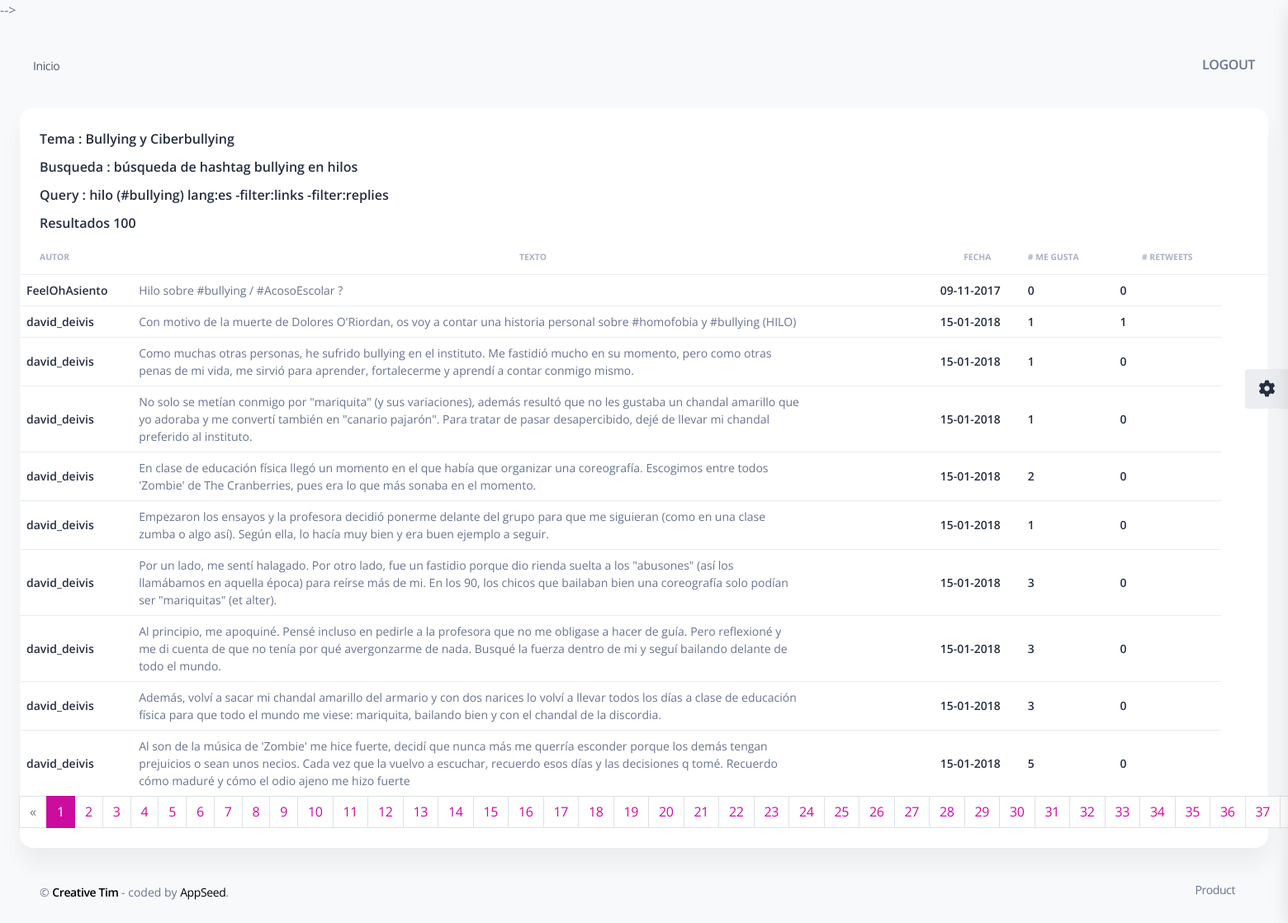
Screenshot of /resultados/1/ with the database file from the repository.
### twitter/models.py (models this page shows, shortened)
class Tema(models.Model):
    tema = models.CharField(max_length=200)
    descripcion = models.TextField(null=True)
    fcreacion = models.DateField('Fecha Creación',auto_now_add=True)
    autor = models.ForeignKey(settings.AUTH_USER_MODEL,on_delete=models.RESTRICT, blank=True, null=True)
    contexto = models.TextField(max_length=300)
    def __str__(self):
        return self.tema

class Busqueda(models.Model):
    query = models.CharField(max_length=300)
    descripcion = models.CharField(max_length=300)
    numero_resultados = models.PositiveIntegerField(validators=[MinValueValidator(0)])
    numero_respuestas = models.PositiveIntegerField(validators=[MinValueValidator(0)])
    fbusqueda = models.DateField('Fecha',auto_now_add=True)
    reciente = models.BooleanField (null=True)
    buscar_respuestas = models.BooleanField (null=True)
    autor = models.ForeignKey(settings.AUTH_USER_MODEL,on_delete=models.RESTRICT, blank=True, null=True)
    tema = models.ForeignKey(Tema, on_delete=models.RESTRICT)
    tweets = models.ManyToManyField(Tweet)
    def __str__(self):
        return self.descripcion

class Tweet(models.Model):
    id_tweet = models.BigIntegerField(primary_key=True)
    texto = models.CharField(max_length=4000)
    texto_limpio = models.CharField(null=True,max_length=4000)
    autor = models.ForeignKey(Autor, on_delete=models.RESTRICT)
    fcreacion = models.DateTimeField('Fecha Creación')
    retweets = models.IntegerField(null=True)
    respuestas = models.IntegerField(null=True)
    megusta = models.IntegerField(null=True)
    citas = models.IntegerField(null=True)
    vistas = models.IntegerField(null=True)
    retweet = models.BooleanField (null=True)
    tweet_url = models.CharField(max_length=600, blank=True, null=True)
    mentions = models.CharField(max_length=600, blank=True, null=True)
    hashtags = models.CharField(max_length=600, blank=True, null=True)
    sentimiento= models.FloatField(null=True)
    respuesta_de = models.ForeignKey('self', on_delete=models.RESTRICT,null=True)

class Autor(models.Model):
    id_autor= models.BigIntegerField(primary_key=True)
    nombre = models.CharField(max_length=150)
    nombre_usuario = models.CharField(max_length=150)
    numero_seguidores = models.IntegerField(null=True)
    def __str__(self):
        return self.nombre_usuario

### twitter/views.py (the view)
# urls.py: path("resultados/<int:id_busqueda>/", ResultadoBusqueda.as_view(),name='resultado_busqueda'),
class ResultadoBusqueda(ListView):
    paginate_by = 10
    template_name = 'paginas/Resultados/resultados_busqueda.html'
    model = Tweet
    context_object_name='resultados'
    def get_context_data(self, **kwargs):
        context=super().get_context_data(**kwargs)
        context["tema"]=self.tema
        context["busqueda"]=self.busqueda
        return context
    def get_queryset(self):
        print("get_queryset==")
        print(self.kwargs)
        print(self.kwargs["id_busqueda"])
        self.busqueda = get_object_or_404(Busqueda, id=self.kwargs["id_busqueda"])
        print(self.busqueda)
        self.tema = self.busqueda.tema
        print(self.tema)
        p = process_tweets()
        print(p.preprocesar_tweets(self.kwargs["id_busqueda"]))
        print("dataframe busquedas")
        return Tweet.objects.filter(busqueda=self.busqueda)

### twitter/util/functions.py (called while the page is built)
def to_lower(input_data):
    return input_data.apply(lambda x: x.lower())

def clean(text):
    text = re.sub(r"#(\w+)",'', text)
    text = re.sub('\S*@\S*\s?', '', text)  # remove emails
    return text

def clean_text(input_data):
    return input_data.apply(lambda x: clean(x))

def clean_text_spacy(input_data):
    return input_data.apply(lambda x: clean_spacy(x))

def clean_spacy(text):
    resultado = list()
    for token in nlp(text):
        if not token.is_punct and not token.is_space and not token.is_stop and not token.like_num and not token.pos_ == "PROPN" and len(token.lemma_)>3 and not token.lemma_=="abrir" and not token.lemma_=="hilo":
            resultado.append(token.lemma_.split()[0])
    return " ".join(resultado)

### twitter/templates/paginas/Resultados/resultados_busqueda.html (shortened to what this page needs)
{% extends 'layouts/base.html' %}
{% block content %}
<div class="container-fluid py-4">
  <div class="row">
    <div class="col-12">
      <div class="card mb-4">
        {% if resultados %}
        <div class="card-header pb-0">
          <h6>Tema : {{tema}}</h6>
          <h6>Busqueda : {{busqueda}}</h6>
          <h6>Query : {{busqueda.query}} </h6>
          <h6>Resultados {{busqueda.numero_resultados}}</h6>
        </div>
        <div class="card-body px-0 pt-0 pb-2">
          <div class="table-responsive-lg">
            <table class="table table-stripped align-items-center mb-0">
              <thead>
                <tr>
                  <th class="text-uppercase text-secondary text-xxs font-weight-bolder opacity-7">Autor</th>
                  <th class="text-center text-uppercase text-secondary text-xxs font-weight-bolder opacity-7">
                    Texto
                  </th>
                  <th class="text-center text-uppercase text-secondary text-xxs font-weight-bolder opacity-7">Fecha</th>
                  <th class="text-uppercase text-secondary text-xxs font-weight-bolder opacity-7 ps-2"># Me Gusta</th>
                  <th class="text-center text-uppercase text-secondary text-xxs font-weight-bolder opacity-7"># Retweets</th>
                  <th class="text-secondary opacity-7"></th>
                </tr>
              </thead>
              <tbody>
                {% for tweet in resultados %}
                <tr>
                  <td>
                    <h6 class="mb-0 text-sm">{{tweet.autor}}</h6>
                  </td>
                  <td>
                    <div class="mb-0 text-sm text-wrap" style="width: 50rem;">
                      {{tweet.texto}}
                    </div>
                  </td>
                  <td>
                    <h6 class="mb-0 text-sm">{{tweet.fcreacion|date:'d-m-Y'}}</h6>
                  </td>
                  <td>
                    <h6 class="mb-0 text-sm">{{tweet.megusta}}</h6>
                  </td>
                  <td>
                    <h6 class="mb-0 text-sm">{{tweet.retweets}}</h6>
                  </td>
                </tr>
                {% endfor %}
              </tbody>
            </table>
            {% if is_paginated %}
  <ul class="pagination">
    <li class="page-item">
      {% if page_obj.has_previous %}
      <li class="page-item "><a class="page-link" href="?page={{ page_obj.previous_page_number }}">&laquo;</a></li>
    {% else %}
      <li class="disabled page-item"><span class="page-link"> &laquo;</span></li>
    {% endif %}
    {% for i in paginator.page_range %}
      {% if page_obj.number == i %}
          <li class="page-item active" aria-current="page">
            <span class="page-link">{{ i }}</span>
          </li>
      {% else %}
        <li class="page-item"><a class="page-link" href="?page={{ i }}">{{ i }}</a></li>
      {% endif %}
    {% endfor %}
    </li>
  </ul>
{% endif %}
            {% else %}
            <div class="card-header pb-0">
              <h6>No hay resultados para busquedas.</h6>
            </div>
            {% endif%}
          </div>
        </div>
      </div>
    </div>
  </div>
  {% include "includes/footer.html" %}
</div>
{% endblock content %}

### rows the page displays
Tema: tema "Bullying y Ciberbullying"
Busqueda: descripcion "búsqueda de hashtag bullying en hilos", query "hilo (#bullying) lang:es -filter:links -filter:replies", numero_resultados "100"
Tweet: autor "FeelOhAsiento", texto "Hilo sobre #bullying / #AcosoEscolar ?", fcreacion "09-11-2017", megusta "0", retweets "0"
Tweet: autor "david_deivis", texto "Con motivo de la muerte de Dolores O'Riordan, os voy a contar una historia personal sobre #homofobia y #bullying (HILO)", fcreacion "15-01-2018", megusta "1", retweets "1"
Tweet: autor "david_deivis", texto "Como muchas otras personas, he sufrido bullying en el instituto. Me fastidió mucho en su momento, pero como otras penas de mi vida, me sirvió para aprender, fortalecerme y aprendí a contar conmigo mismo.", fcreacion "15-01-2018", megusta "1", retweets "0"
Tweet: autor "david_deivis", texto "No solo se metían conmigo por \"mariquita\" (y sus variaciones), además resultó que no les gustaba un chandal amarillo que yo adoraba y me convertí también en \"canario pajarón\". Para tratar de pasar desapercibido, dejé de llevar mi chandal preferido al instituto.", fcreacion "15-01-2018", megusta "1", retweets "0"
Tweet: autor "david_deivis", texto "En clase de educación física llegó un momento en el que había que organizar una coreografía. Escogimos entre todos 'Zombie' de The Cranberries, pues era lo que más sonaba en el momento.", fcreacion "15-01-2018", megusta "2", retweets "0"
Tweet: autor "david_deivis", texto "Empezaron los ensayos y la profesora decidió ponerme delante del grupo para que me siguieran (como en una clase zumba o algo así). Según ella, lo hacía muy bien y era buen ejemplo a seguir.", fcreacion "15-01-2018", megusta "1", retweets "0"
Tweet: autor "david_deivis", texto "Por un lado, me sentí halagado. Por otro lado, fue un fastidio porque dio rienda suelta a los \"abusones\" (así los llamábamos en aquella época) para reírse más de mi. En los 90, los chicos que bailaban bien una coreografía solo podían ser \"mariquitas\" (et alter).", fcreacion "15-01-2018", megusta "3", retweets "0"
Tweet: autor "david_deivis", texto "Al principio, me apoquiné. Pensé incluso en pedirle a la profesora que no me obligase a hacer de guía. Pero reflexioné y me di cuenta de que no tenía por qué avergonzarme de nada. Busqué la fuerza dentro de mi y seguí bailando delante de todo el mundo.", fcreacion "15-01-2018", megusta "3", retweets "0"
Tweet: autor "david_deivis", texto "Además, volví a sacar mi chandal amarillo del armario y con dos narices lo volví a llevar todos los días a clase de educación física para que todo el mundo me viese: mariquita, bailando bien y con el chandal de la discordia.", fcreacion "15-01-2018", megusta "3", retweets "0"
Tweet: autor "david_deivis", texto "Al son de la música de 'Zombie' me hice fuerte, decidí que nunca más me querría esconder porque los demás tengan prejuicios o sean unos necios. Cada vez que la vuelvo a escuchar, recuerdo esos días y las decisiones q tomé. Recuerdo cómo maduré y cómo el odio ajeno me hizo fuerte", fcreacion "15-01-2018", megusta "5", retweets "0"

### other values shown
{{ i }} "1"
{{ i }} "2" "3" "4" "5" "6" "7" "8" "9" "10" "11" "12" "13" "14" "15" "16" "17" "18" "19" "20" "21" "22" "23" "24" "25" "26" "27" "28" "29" "30" "31" "32" "33" "34" "35" "36" "37"
